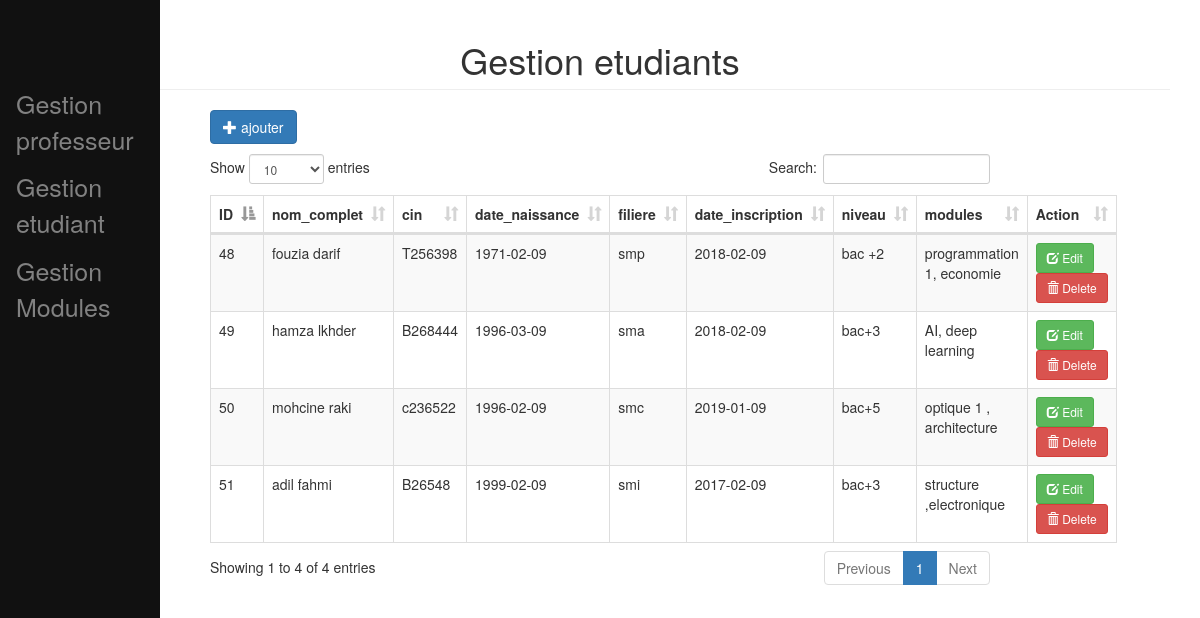
The page / on the database its author committed.
### tables this page shows
CREATE TABLE `etudiants` (
  `id` int(11) NOT NULL,
  `nom_complet` varchar(30) NOT NULL,
  `cin` varchar(30) NOT NULL,
  `date_naissance` date NOT NULL,
  `filiere` varchar(50) NOT NULL,
  `date_inscription` date NOT NULL,
  `niveau` varchar(50) NOT NULL,
  `modules` varchar(50) NOT NULL
);

### index.php (the view, shortened to what this page needs)
<!DOCTYPE html>
<html>
<head>
	<link rel="stylesheet" type="text/css" href="bootstrap/css/bootstrap.min.css">
	<link rel="stylesheet" type="text/css" href="datatable/dataTable.bootstrap.min.css">
</head>
<body>
    <?php
   include_once('header.php');
    ?>
    <div class="main">
<div class="container">
	<h1 class="page-header text-center">Gestion etudiants</h1>
	<div class="row">
		<div class="col-sm-8 col-sm-offset-2">
			<div class="row">
				<a href="#addnew" data-toggle="modal" class="btn btn-primary"><span class="glyphicon glyphicon-plus"></span> ajouter</a>
			</div>
			<div class="height10">
			</div>
			<div class="row">
				<table id="myTable" class="table table-bordered table-striped ">
					<thead>
						<th>ID</th>
						<th>nom_complet</th>
						<th>cin</th>
						<th>date_naissance</th>
                        <th>filiere</th>
						<th>date_inscription</th>
                        <th>niveau</th>
						<th>modules</th>
						<th>Action</th>
					</thead>
					<tbody>
						<?php
							include_once('connection.php');
							$sql = "SELECT * FROM etudiants";
							$query = $conn->query($sql);
							while($row = $query->fetch_assoc()){
								echo
								"<tr>
									<td>".$row['id']."</td>
									<td>".$row['nom_complet']."</td>
									<td>".$row['cin']."</td>
									<td>".$row['date_naissance']."</td>
                                    <td>".$row['filiere']."</td>
									<td>".$row['date_inscription']."</td>
                                    <td>".$row['niveau']."</td>
									<td>".$row['modules']."</td>
									<td>
										<a href='#edit_".$row['id']."' class='btn btn-success btn-sm' data-toggle='modal'><span class='glyphicon glyphicon-edit'></span> Edit</a>
										<a href='#delete_".$row['id']."' class='btn btn-danger btn-sm' data-toggle='modal'><span class='glyphicon glyphicon-trash'></span> Delete</a>
									</td>
								</tr>";
							}
						?>
					</tbody>
				</table>
			</div>
		</div>
	</div>
</div>
    </div>
</body>
</html>

### index.php (style rules this page uses)
.height10 { height:10px; }

### rows shown on the page
etudiants: id "48", nom_complet "fouzia darif", cin "T256398", date_naissance "1971-02-09", filiere "smp", date_inscription "2018-02-09", niveau "bac +2", modules "programmation 1, economie"
etudiants: id "49", nom_complet "hamza lkhder", cin "B268444", date_naissance "1996-03-09", filiere "sma", date_inscription "2018-02-09", niveau "bac+3", modules "AI, deep learning"
etudiants: id "50", nom_complet "mohcine raki", cin "c236522", date_naissance "1996-02-09", filiere "smc", date_inscription "2019-01-09", niveau "bac+5", modules "optique 1 , architecture"
etudiants: id "51", nom_complet "adil fahmi", cin "B26548", date_naissance "1999-02-09", filiere "smi", date_inscription "2017-02-09", niveau "bac+3", modules "structure ,electronique"
